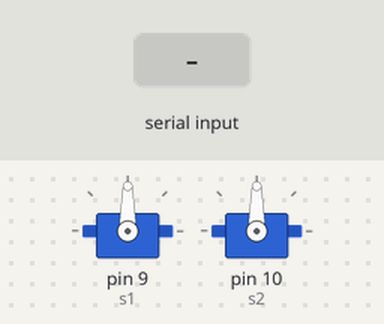
A sketch run on a simulated Arduino Uno, built with avr-gcc and run on an emulated ATmega328P. Parts: 2 × servo. Inputs (shaded band) come from the test bench.

Above: at 1.2 s.
1.3 s: "90 45\n" received over Serial
At 1.8 s:
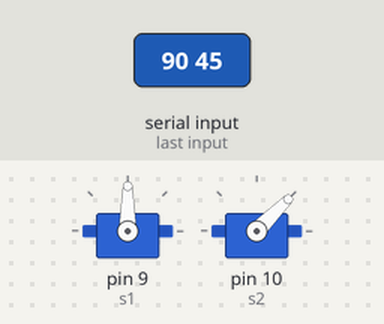
Timing chart, 0 to 4.3 s (numbered marks = the images above; inputs shaded):
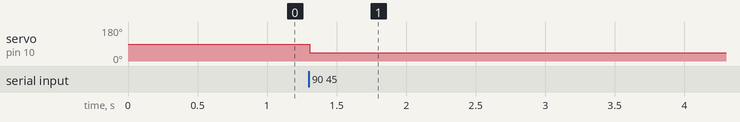

Measured:
- after the input at 1.3 s, servo on pin 10 (s2): 90° → 45° at once

The sketch:

servos.ino
```cpp
#include <Servo.h>

Servo s1, s2;

void setup() {
  Serial.begin(9600);
  s1.attach(9);
  s2.attach(10);
}

void loop() {
  if (Serial.available()) {
    String line = Serial.readStringUntil('\n');

    int a1, a2;
    if (sscanf(line.c_str(), "%d %d", &a1, &a2) == 2) {
      if (a1 >= 0 && a1 <= 180) s1.write(a1);
      if (a2 >= 0 && a2 <= 180) s2.write(a2);
    }
  }
}
```
